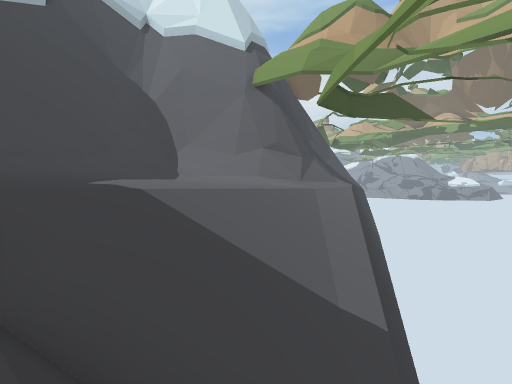
View 1 (above)

12 first-person views from a walk through a Unity game level. The camera is 1.4 m above the floor, tilts 2° down and sees 90° across. The floor is counted in squares, 2 m on a side. Each view is taken from the middle of a square. On the plan, view 1 faces up. The plan holds only what a view shows up to about 9 squares ahead; the rest is blank. The place goes on beyond the plan. The player character is not drawn. Door leaves are left out, so doorways stand open.

View 2
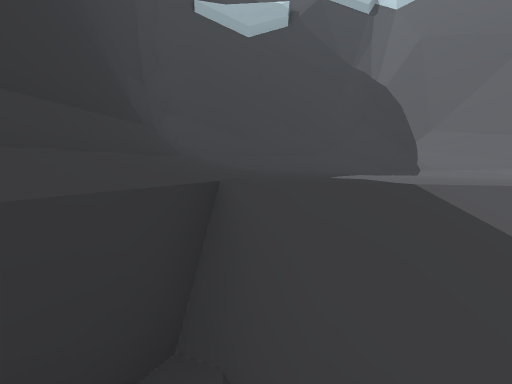

View 3
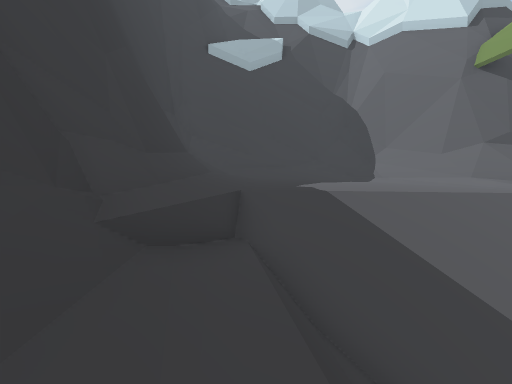

View 4
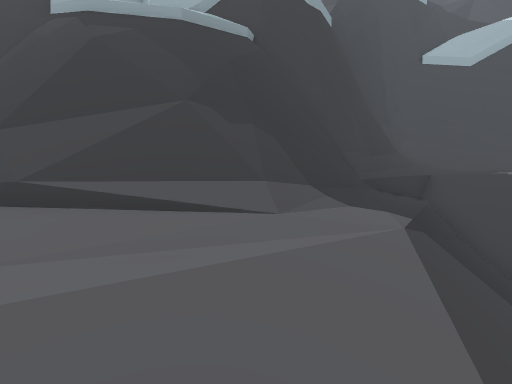

View 5
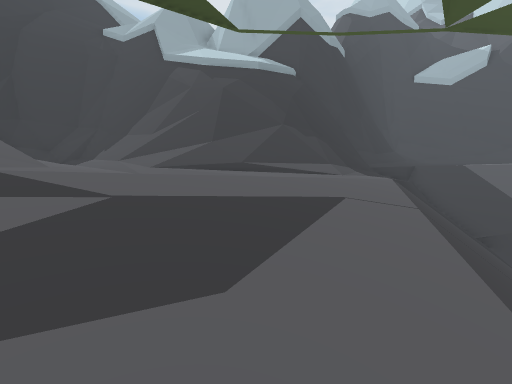

View 6
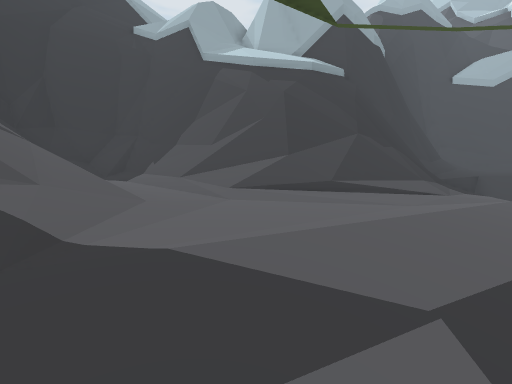

View 7
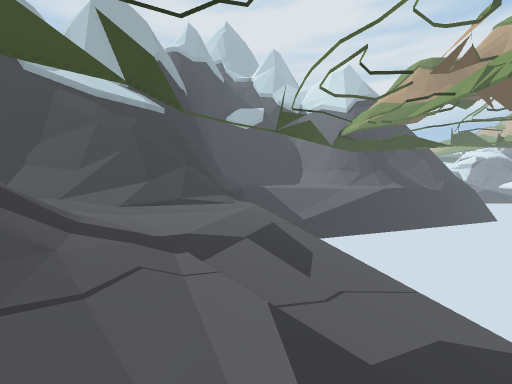

View 8
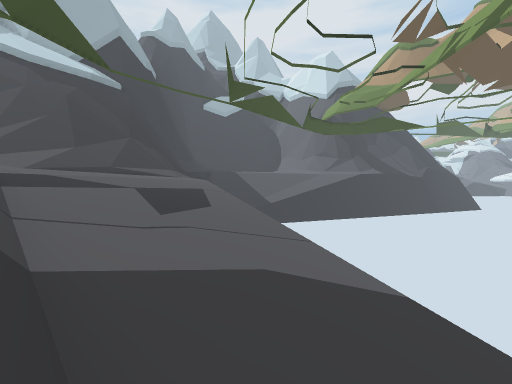

View 9
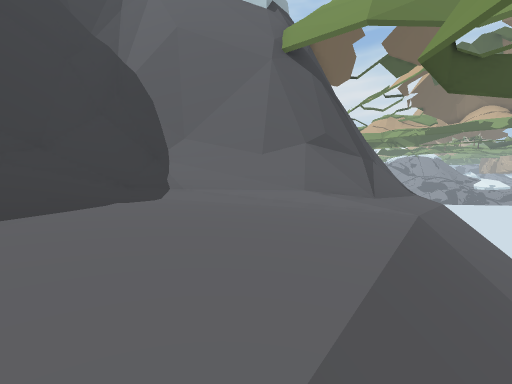

View 10
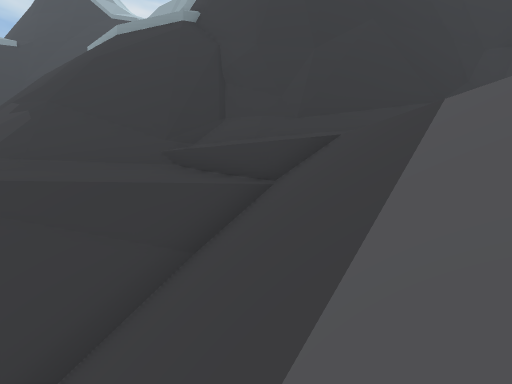

View 11
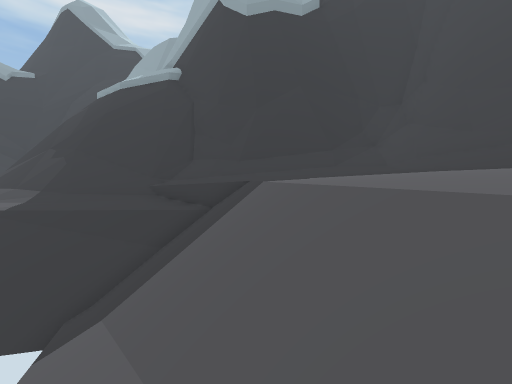

View 12
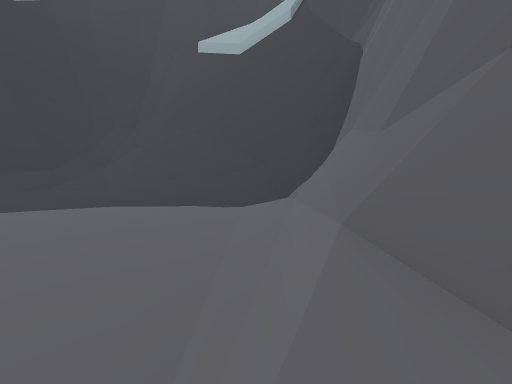

### Floor plan
Key: @ floor where view 1 was taken; # wall or solid block; . main floor; - floor 0.25 m lower than the main floor; : floor 0.5 m higher than the main floor; _ floor 0.75 m lower than the main floor; < floor 1 m lower than the main floor; ( floor 1.5 m lower than the main floor; / step, stairs or slope; = window, fence, low wall or low ledge; ^ raised ledge; v drop or lower ground.
Columns run from 8 left of view 1 to 12 right of it. Each row starts with its distance up from view 1.
 12          ##//
 11    ########//
 10   ##//####//
  9   #//....///
  8  ##//...--//
  7  #//....-//
  6 ##//...-///
  5 #//:...-///
  4 #//:..-///v
  3 ###/..////v
  2   ##/.////
  1    ##//////
  0     ##//@////
 -1      ##///////
 -2       ##//(////
 -3        ##//(////
 -4         #==((/////
 -5         ##=(((///////
 -6         ##/<((///////
 -7         ##/<(((//////
 -8         ##/<(((//////
 -9        ##//<//////((
-10        #//_/////////
-11        #/_
-12        #//
-13        ###^

Positions as (right, up) in squares from view 1, and headings:
1: (0, 0), facing up
2: (-1, 1), facing up-left
3: (1, -1), facing up-left
4: (5, -3), facing left
5: (9, -5), facing left
6: (8, -7), facing left
7: (11, -10), facing up-left
8: (12, -8), facing up-left
9: (-1, 4), facing up
10: (1, 4), facing down-left
11: (2, 7), facing down-left
12: (2, 9), facing left
